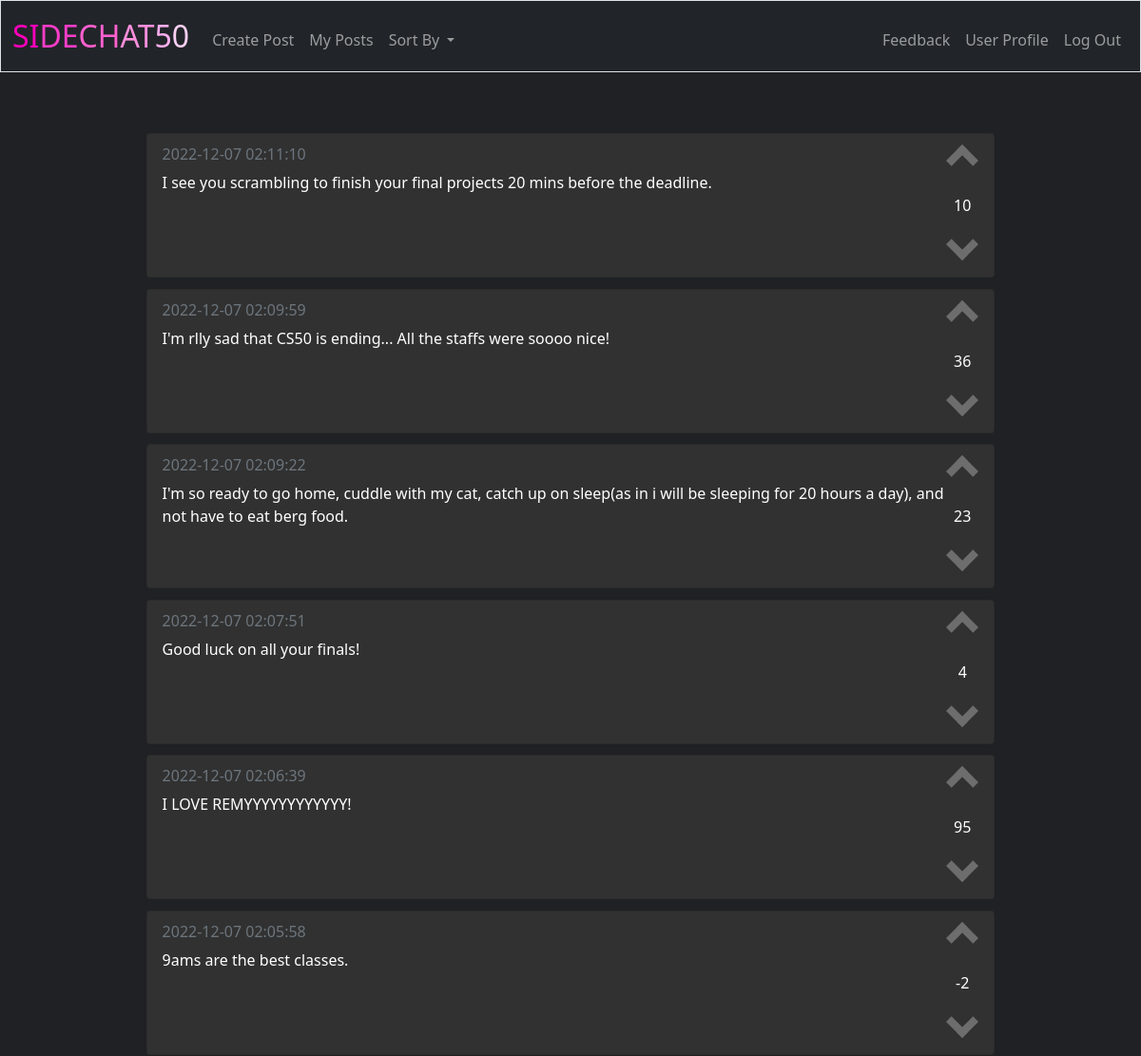
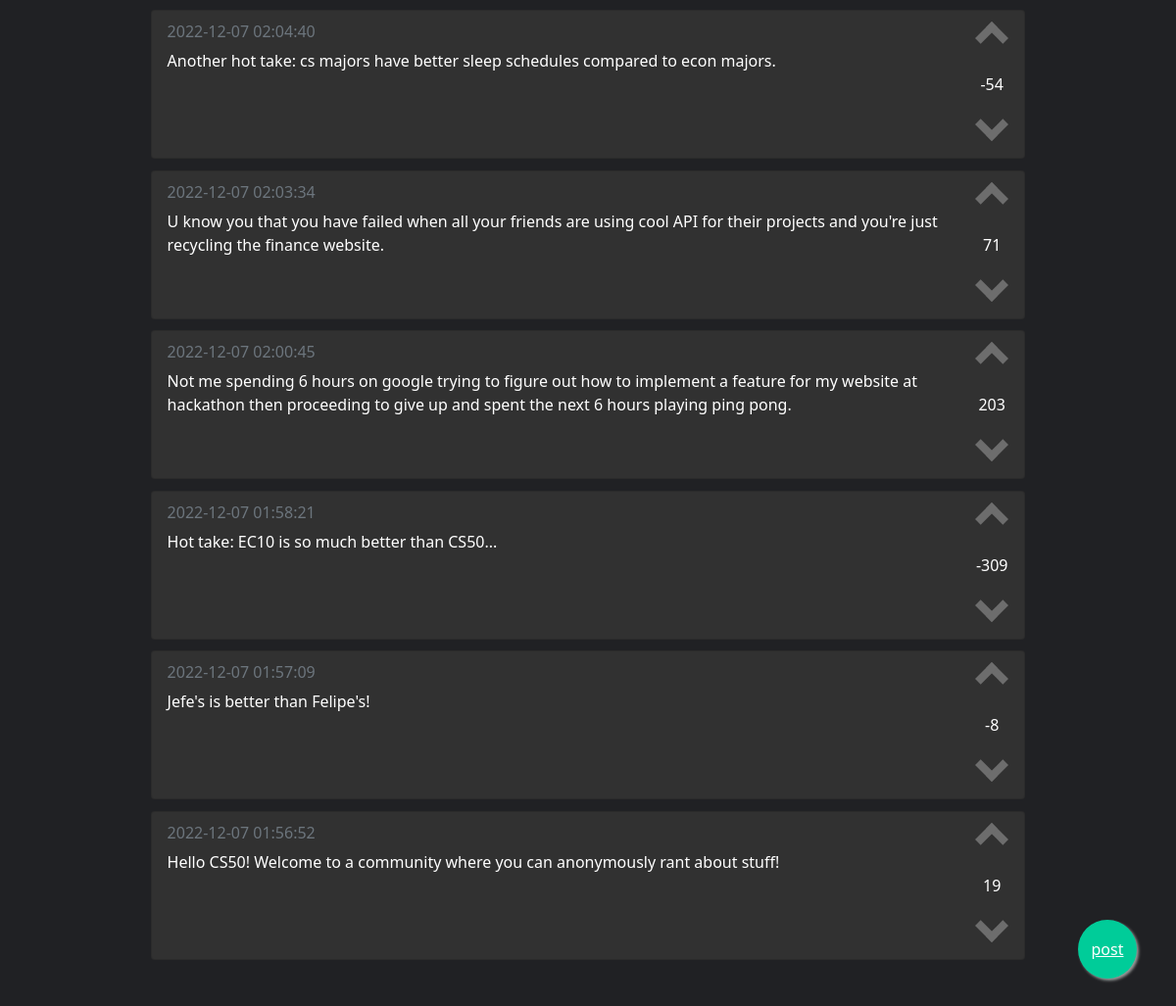
/ (signed in), run on the app's committed database (2 pictures, top to bottom).
### tables this page shows
CREATE TABLE posts (id INTEGER PRIMARY KEY AUTOINCREMENT NOT NULL, user_id INTEGER NOT NULL, post TEXT NOT NULL, 'time' DATETIME NOT NULL DEFAULT CURRENT_TIMESTAMP, likes INTEGER NOT NULL DEFAULT(0), FOREIGN KEY(user_id) REFERENCES users(id));

### app.py (the view)
@app.route("/")
@login_required
def index():
    id = session["user_id"]
    posts = db.execute("SELECT * FROM posts ORDER BY time DESC")
    liked = db.execute("SELECT post_id FROM liked WHERE user_id = ?", id)
    disliked = db.execute("SELECT post_id FROM disliked WHERE user_id = ?", id)
    likes = []
    dislikes = []
    for post in liked:
        likes.append(post["post_id"])
    for post in disliked:
        dislikes.append(post["post_id"])
    return render_template("index.html", posts=posts, likes=likes, dislikes=dislikes)

### app.py (called while the page is built)
@app.after_request
def after_request(response):
    response.headers["Cache-Control"] = "no-cache, no-store, must-revalidate"
    response.headers["Expires"] = 0
    response.headers["Pragma"] = "no-cache"
    return response

### helpers.py (called while the page is built)
def login_required(f):
    @wraps(f)
    def decorated_function(*args, **kwargs):
        if session.get("user_id") is None:
            return redirect("/login")
        return f(*args, **kwargs)
    return decorated_function

### templates/index.html (shortened to what this page needs)
{% extends "layout.html" %}
{% block main %}
<div class="container">
    {% for post in posts %}
    <div class="card">
        <div class="card-body" style="display: block;">
            <div class="split-left">
                <h6 class="card-subtitle mb-2 text-muted" style="text-align: left; color: rgb(201, 201, 201);">{{ post["time"] }}</h6>
                <p class="card-text" style="text-align: left;">{{ post["post"] }}</p>
            </div>
            <div class="split-right">
                {% if post["id"] in likes %}
                <span onclick="like({{post.id}}, {{session['user_id']}})" id="like{{post.id}}" class="arrow up on "></span>
                {% else %}
                <span onclick="like({{post.id}}, {{session['user_id']}})" id="like{{post.id}}" class="arrow up"></span>
                {% endif %}
                <div id="counter{{post.id}}" style="margin-top: 50%; margin-bottom: 50%;">{{ post["likes"] }}</div>
                {% if post["id"] in dislikes %}
                <span onclick="dislike({{post.id}}, {{session['user_id']}})" id="dislike{{post.id}}" class="arrow down on"></span>
                {% else %}
                <span onclick="dislike({{post.id}}, {{session['user_id']}})" id="dislike{{post.id}}" class="arrow down"></span>
                {% endif %}
            </div>
        </div>
    </div>
    {% endfor %}
</div>
<a href="/post" class="float">
    <p class="icon">post</p>
</a>
{% endblock %}

### static/styles.css (style rules this page uses)
body { background-color: #202124; color: rgb(255, 255, 255); }
.float { position:fixed; width:60px; height:60px; bottom:40px; right:40px; background-color:#0C9; color:#FFF; border-radius:50px; text-align:center; box-shadow: 2px 2px 3px #999; }
.icon { display:flex; align-items:center; justify-content:center; height: 100%; color:white; }
.container { margin-left: auto; margin-right: auto; margin-top: 2vh; }
.card { background-color: rgb(49, 49, 49); width: 80%; margin: 1% 10% 1%; }
.arrow { border: solid rgb(109, 109, 109); border-width: 0 1vh 1vh 0; display: inline-block; padding: 1vh; cursor: pointer; }
.up { transform: rotate(-135deg); -webkit-transform: rotate(-135deg); }
.down { transform: rotate(45deg); -webkit-transform: rotate(45deg); }
.split-left { width: 96%; float: left; display: inline-block; }
.split-right { width:4%; float: left; display: inline-block; }

### data on the page
posts: time "2022-12-07 02:11:10", post "I see you scrambling to finish your final projects 20 mins before the deadline.", likes "10"
posts: time "2022-12-07 02:09:59", post "I'm rlly sad that CS50 is ending... All the staffs were soooo nice!", likes "36"
posts: time "2022-12-07 02:09:22", post "I'm so ready to go home, cuddle with my cat, catch up on sleep(as in i will be sleeping for 20 hours a day), and not have to eat berg food.", likes "23"
posts: time "2022-12-07 02:07:51", post "Good luck on all your finals!", likes "4"
posts: time "2022-12-07 02:06:39", post "I LOVE REMYYYYYYYYYYYY!", likes "95"
posts: time "2022-12-07 02:05:58", post "9ams are the best classes.", likes "-2"
posts: time "2022-12-07 02:04:40", post "Another hot take: cs majors have better sleep schedules compared to econ majors.", likes "-54"
posts: time "2022-12-07 02:03:34", post "U know you that you have failed when all your friends are using cool API for their projects and you're just recycling the finance website.", likes "71"
posts: time "2022-12-07 02:00:45", post "Not me spending 6 hours on google trying to figure out how to implement a feature for my website at hackathon then proceeding to give up and spent the next 6 hours playing ping pong.", likes "203"
posts: time "2022-12-07 01:58:21", post "Hot take: EC10 is so much better than CS50...", likes "-309"
posts: time "2022-12-07 01:57:09", post "Jefe's is better than Felipe's!", likes "-8"
posts: time "2022-12-07 01:56:52", post "Hello CS50! Welcome to a community where you can anonymously rant about stuff!", likes "19"
